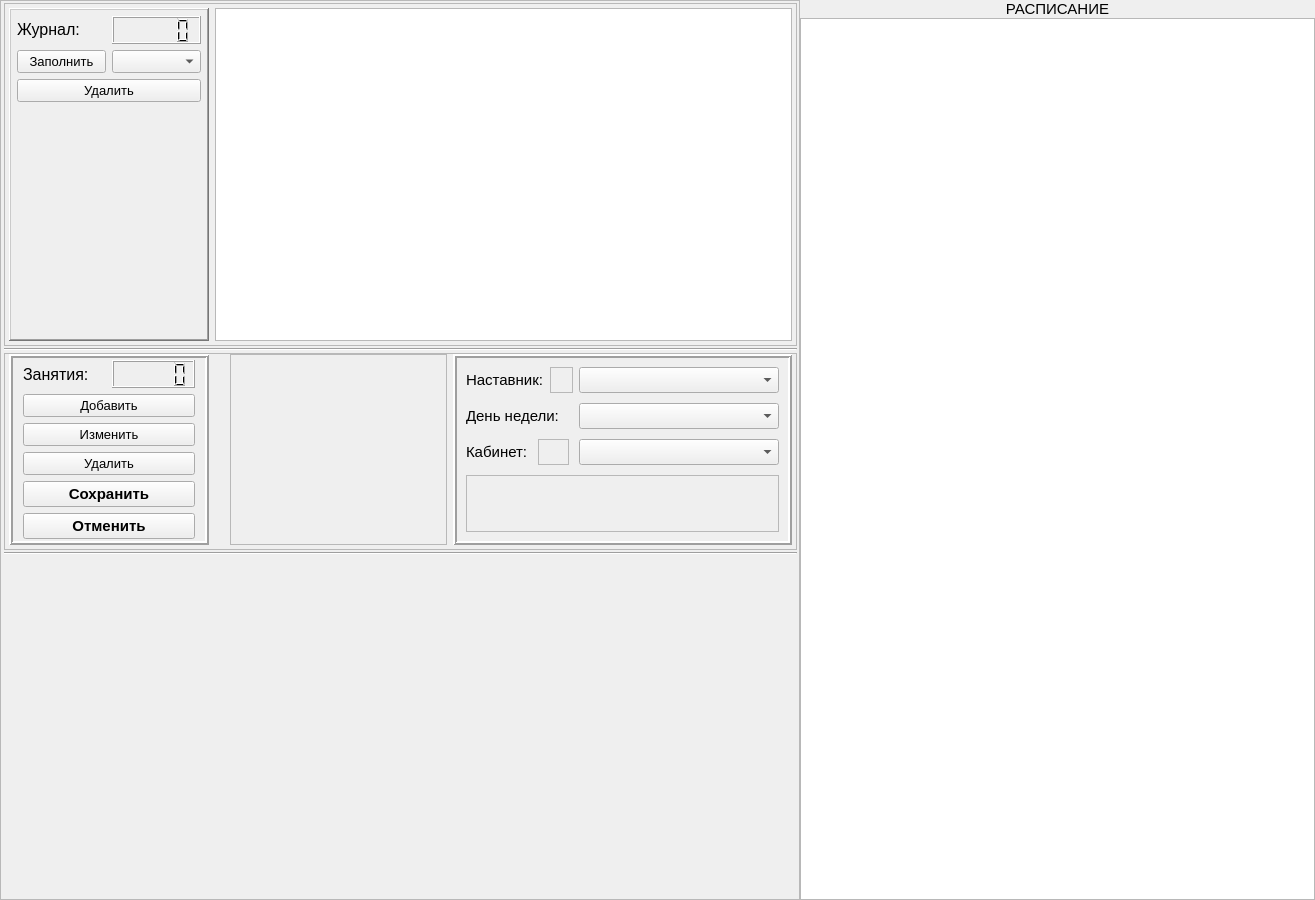
<?xml version="1.0" encoding="UTF-8"?>
<ui version="4.0">
 <class>tab4Form</class>
 <widget class="QWidget" name="tab4Form">
  <property name="geometry">
   <rect>
    <x>0</x>
    <y>0</y>
    <width>1315</width>
    <height>900</height>
   </rect>
  </property>
  <property name="sizePolicy">
   <sizepolicy hsizetype="Expanding" vsizetype="Expanding">
    <horstretch>0</horstretch>
    <verstretch>0</verstretch>
   </sizepolicy>
  </property>
  <property name="minimumSize">
   <size>
    <width>1200</width>
    <height>900</height>
   </size>
  </property>
  <property name="font">
   <font>
    <pointsize>10</pointsize>
   </font>
  </property>
  <property name="windowTitle">
   <string>Form</string>
  </property>
  <layout class="QHBoxLayout" name="horizontalLayout_2">
   <property name="spacing">
    <number>0</number>
   </property>
   <property name="leftMargin">
    <number>0</number>
   </property>
   <property name="topMargin">
    <number>0</number>
   </property>
   <property name="rightMargin">
    <number>0</number>
   </property>
   <property name="bottomMargin">
    <number>0</number>
   </property>
   <item>
    <widget class="QFrame" name="frame">
     <property name="sizePolicy">
      <sizepolicy hsizetype="Expanding" vsizetype="Preferred">
       <horstretch>0</horstretch>
       <verstretch>0</verstretch>
      </sizepolicy>
     </property>
     <property name="minimumSize">
      <size>
       <width>800</width>
       <height>0</height>
      </size>
     </property>
     <property name="font">
      <font>
       <pointsize>11</pointsize>
      </font>
     </property>
     <property name="frameShape">
      <enum>QFrame::StyledPanel</enum>
     </property>
     <property name="frameShadow">
      <enum>QFrame::Raised</enum>
     </property>
     <layout class="QVBoxLayout" name="verticalLayout_2">
      <property name="spacing">
       <number>2</number>
      </property>
      <property name="leftMargin">
       <number>3</number>
      </property>
      <property name="topMargin">
       <number>2</number>
      </property>
      <property name="rightMargin">
       <number>2</number>
      </property>
      <property name="bottomMargin">
       <number>0</number>
      </property>
      <item>
       <widget class="QFrame" name="frame_6">
        <property name="sizePolicy">
         <sizepolicy hsizetype="Preferred" vsizetype="Minimum">
          <horstretch>0</horstretch>
          <verstretch>0</verstretch>
         </sizepolicy>
        </property>
        <property name="minimumSize">
         <size>
          <width>0</width>
          <height>50</height>
         </size>
        </property>
        <property name="frameShape">
         <enum>QFrame::StyledPanel</enum>
        </property>
        <property name="frameShadow">
         <enum>QFrame::Raised</enum>
        </property>
        <layout class="QHBoxLayout" name="horizontalLayout_4">
         <property name="leftMargin">
          <number>4</number>
         </property>
         <property name="topMargin">
          <number>4</number>
         </property>
         <property name="rightMargin">
          <number>4</number>
         </property>
         <property name="bottomMargin">
          <number>4</number>
         </property>
         <item>
          <widget class="QFrame" name="frame_7">
           <property name="sizePolicy">
            <sizepolicy hsizetype="Fixed" vsizetype="Preferred">
             <horstretch>0</horstretch>
             <verstretch>0</verstretch>
            </sizepolicy>
           </property>
           <property name="minimumSize">
            <size>
             <width>200</width>
             <height>0</height>
            </size>
           </property>
           <property name="maximumSize">
            <size>
             <width>300</width>
             <height>999</height>
            </size>
           </property>
           <property name="frameShape">
            <enum>QFrame::WinPanel</enum>
           </property>
           <property name="frameShadow">
            <enum>QFrame::Raised</enum>
           </property>
           <property name="lineWidth">
            <number>2</number>
           </property>
           <property name="midLineWidth">
            <number>0</number>
           </property>
           <layout class="QVBoxLayout" name="verticalLayout_5">
            <property name="spacing">
             <number>6</number>
            </property>
            <property name="leftMargin">
             <number>6</number>
            </property>
            <property name="topMargin">
             <number>6</number>
            </property>
            <property name="rightMargin">
             <number>6</number>
            </property>
            <property name="bottomMargin">
             <number>2</number>
            </property>
            <item>
             <layout class="QHBoxLayout" name="horizontalLayout_7">
              <property name="topMargin">
               <number>0</number>
              </property>
              <item>
               <widget class="QLabel" name="label_8">
                <property name="sizePolicy">
                 <sizepolicy hsizetype="Preferred" vsizetype="Fixed">
                  <horstretch>0</horstretch>
                  <verstretch>0</verstretch>
                 </sizepolicy>
                </property>
                <property name="font">
                 <font>
                  <pointsize>12</pointsize>
                 </font>
                </property>
                <property name="cursor">
                 <cursorShape>CrossCursor</cursorShape>
                </property>
                <property name="mouseTracking">
                 <bool>true</bool>
                </property>
                <property name="toolTip">
                 <string/>
                </property>
                <property name="frameShape">
                 <enum>QFrame::NoFrame</enum>
                </property>
                <property name="frameShadow">
                 <enum>QFrame::Plain</enum>
                </property>
                <property name="text">
                 <string>Журнал:</string>
                </property>
                <property name="alignment">
                 <set>Qt::AlignLeading|Qt::AlignLeft|Qt::AlignVCenter</set>
                </property>
               </widget>
              </item>
              <item>
               <widget class="QLCDNumber" name="tab4_count_lcd_3">
                <property name="sizePolicy">
                 <sizepolicy hsizetype="Minimum" vsizetype="Fixed">
                  <horstretch>0</horstretch>
                  <verstretch>0</verstretch>
                 </sizepolicy>
                </property>
                <property name="minimumSize">
                 <size>
                  <width>0</width>
                  <height>28</height>
                 </size>
                </property>
               </widget>
              </item>
             </layout>
            </item>
            <item>
             <layout class="QHBoxLayout" name="horizontalLayout_5">
              <property name="topMargin">
               <number>0</number>
              </property>
              <item>
               <widget class="QPushButton" name="tab4_add_btn_3">
                <property name="font">
                 <font>
                  <pointsize>10</pointsize>
                 </font>
                </property>
                <property name="text">
                 <string>Заполнить</string>
                </property>
               </widget>
              </item>
              <item>
               <widget class="QComboBox" name="tab4_lmonts">
                <property name="font">
                 <font>
                  <pointsize>10</pointsize>
                 </font>
                </property>
               </widget>
              </item>
             </layout>
            </item>
            <item>
             <layout class="QHBoxLayout" name="horizontalLayout_6">
              <property name="topMargin">
               <number>0</number>
              </property>
              <item>
               <widget class="QPushButton" name="pushButton">
                <property name="font">
                 <font>
                  <pointsize>10</pointsize>
                 </font>
                </property>
                <property name="text">
                 <string>Удалить</string>
                </property>
               </widget>
              </item>
             </layout>
            </item>
            <item>
             <widget class="QLabel" name="label_7">
              <property name="sizePolicy">
               <sizepolicy hsizetype="Preferred" vsizetype="Expanding">
                <horstretch>0</horstretch>
                <verstretch>0</verstretch>
               </sizepolicy>
              </property>
              <property name="text">
               <string/>
              </property>
             </widget>
            </item>
           </layout>
          </widget>
         </item>
         <item>
          <layout class="QVBoxLayout" name="tab4_rasp_user">
           <property name="spacing">
            <number>2</number>
           </property>
           <item>
            <widget class="QTableView" name="tableView"/>
           </item>
          </layout>
         </item>
        </layout>
       </widget>
      </item>
      <item>
       <widget class="Line" name="line_5">
        <property name="orientation">
         <enum>Qt::Horizontal</enum>
        </property>
       </widget>
      </item>
      <item>
       <widget class="QFrame" name="frame_2">
        <property name="sizePolicy">
         <sizepolicy hsizetype="Expanding" vsizetype="Preferred">
          <horstretch>0</horstretch>
          <verstretch>0</verstretch>
         </sizepolicy>
        </property>
        <property name="maximumSize">
         <size>
          <width>16777215</width>
          <height>16777215</height>
         </size>
        </property>
        <property name="frameShape">
         <enum>QFrame::StyledPanel</enum>
        </property>
        <property name="frameShadow">
         <enum>QFrame::Raised</enum>
        </property>
        <layout class="QHBoxLayout" name="horizontalLayout_3">
         <property name="leftMargin">
          <number>4</number>
         </property>
         <property name="topMargin">
          <number>0</number>
         </property>
         <property name="rightMargin">
          <number>4</number>
         </property>
         <property name="bottomMargin">
          <number>4</number>
         </property>
         <item>
          <layout class="QHBoxLayout" name="horizontalLayout">
           <item>
            <widget class="QFrame" name="frame_3">
             <property name="sizePolicy">
              <sizepolicy hsizetype="Fixed" vsizetype="Preferred">
               <horstretch>0</horstretch>
               <verstretch>0</verstretch>
              </sizepolicy>
             </property>
             <property name="minimumSize">
              <size>
               <width>200</width>
               <height>0</height>
              </size>
             </property>
             <property name="maximumSize">
              <size>
               <width>200</width>
               <height>1000</height>
              </size>
             </property>
             <property name="layoutDirection">
              <enum>Qt::LeftToRight</enum>
             </property>
             <property name="frameShape">
              <enum>QFrame::Box</enum>
             </property>
             <property name="frameShadow">
              <enum>QFrame::Raised</enum>
             </property>
             <property name="lineWidth">
              <number>2</number>
             </property>
             <property name="midLineWidth">
              <number>0</number>
             </property>
             <layout class="QVBoxLayout" name="verticalLayout_3">
              <property name="leftMargin">
               <number>10</number>
              </property>
              <property name="topMargin">
               <number>2</number>
              </property>
              <property name="rightMargin">
               <number>10</number>
              </property>
              <property name="bottomMargin">
               <number>2</number>
              </property>
              <item>
               <layout class="QHBoxLayout" name="horizontalLayout_8">
                <property name="topMargin">
                 <number>0</number>
                </property>
                <item>
                 <widget class="QLabel" name="label_3">
                  <property name="font">
                   <font>
                    <pointsize>12</pointsize>
                   </font>
                  </property>
                  <property name="cursor">
                   <cursorShape>CrossCursor</cursorShape>
                  </property>
                  <property name="mouseTracking">
                   <bool>true</bool>
                  </property>
                  <property name="toolTip">
                   <string/>
                  </property>
                  <property name="frameShape">
                   <enum>QFrame::NoFrame</enum>
                  </property>
                  <property name="frameShadow">
                   <enum>QFrame::Plain</enum>
                  </property>
                  <property name="text">
                   <string>Занятия:</string>
                  </property>
                  <property name="alignment">
                   <set>Qt::AlignLeading|Qt::AlignLeft|Qt::AlignVCenter</set>
                  </property>
                 </widget>
                </item>
                <item>
                 <widget class="QLCDNumber" name="tab4_count_lcd">
                  <property name="sizePolicy">
                   <sizepolicy hsizetype="Preferred" vsizetype="Fixed">
                    <horstretch>0</horstretch>
                    <verstretch>0</verstretch>
                   </sizepolicy>
                  </property>
                  <property name="minimumSize">
                   <size>
                    <width>0</width>
                    <height>28</height>
                   </size>
                  </property>
                  <property name="maximumSize">
                   <size>
                    <width>16777215</width>
                    <height>16777215</height>
                   </size>
                  </property>
                 </widget>
                </item>
               </layout>
              </item>
              <item>
               <widget class="QPushButton" name="tab4_add_btn">
                <property name="font">
                 <font>
                  <pointsize>10</pointsize>
                 </font>
                </property>
                <property name="text">
                 <string>Добавить</string>
                </property>
                <attribute name="buttonGroup">
                 <string notr="true">tab4_btn_group</string>
                </attribute>
               </widget>
              </item>
              <item>
               <widget class="QPushButton" name="tab4_edit_btn">
                <property name="font">
                 <font>
                  <pointsize>10</pointsize>
                 </font>
                </property>
                <property name="text">
                 <string>Изменить</string>
                </property>
                <attribute name="buttonGroup">
                 <string notr="true">tab4_btn_group</string>
                </attribute>
               </widget>
              </item>
              <item>
               <widget class="QPushButton" name="tab4_del_btn">
                <property name="font">
                 <font>
                  <pointsize>10</pointsize>
                 </font>
                </property>
                <property name="text">
                 <string>Удалить</string>
                </property>
                <attribute name="buttonGroup">
                 <string notr="true">tab4_btn_group</string>
                </attribute>
               </widget>
              </item>
              <item>
               <widget class="QPushButton" name="tab4_commit_btn">
                <property name="font">
                 <font>
                  <pointsize>11</pointsize>
                  <weight>75</weight>
                  <bold>true</bold>
                 </font>
                </property>
                <property name="text">
                 <string>Сохранить</string>
                </property>
                <attribute name="buttonGroup">
                 <string notr="true">tab4_btn_group</string>
                </attribute>
               </widget>
              </item>
              <item>
               <widget class="QPushButton" name="tab4_rollback_btn">
                <property name="font">
                 <font>
                  <pointsize>11</pointsize>
                  <weight>75</weight>
                  <bold>true</bold>
                 </font>
                </property>
                <property name="text">
                 <string>Отменить</string>
                </property>
                <attribute name="buttonGroup">
                 <string notr="true">tab4_btn_group</string>
                </attribute>
               </widget>
              </item>
             </layout>
            </widget>
           </item>
           <item>
            <layout class="QGridLayout" name="tab4_edit_layout">
             <property name="bottomMargin">
              <number>10</number>
             </property>
             <item row="0" column="0">
              <widget class="QLabel" name="label">
               <property name="sizePolicy">
                <sizepolicy hsizetype="Preferred" vsizetype="Preferred">
                 <horstretch>0</horstretch>
                 <verstretch>0</verstretch>
                </sizepolicy>
               </property>
               <property name="text">
                <string/>
               </property>
              </widget>
             </item>
            </layout>
           </item>
          </layout>
         </item>
         <item>
          <widget class="QFrame" name="frame_5">
           <property name="sizePolicy">
            <sizepolicy hsizetype="Expanding" vsizetype="Preferred">
             <horstretch>0</horstretch>
             <verstretch>0</verstretch>
            </sizepolicy>
           </property>
           <property name="frameShape">
            <enum>QFrame::StyledPanel</enum>
           </property>
           <property name="frameShadow">
            <enum>QFrame::Raised</enum>
           </property>
          </widget>
         </item>
         <item>
          <layout class="QVBoxLayout" name="filtersLayout">
           <item>
            <widget class="QFrame" name="frame_4">
             <property name="sizePolicy">
              <sizepolicy hsizetype="Minimum" vsizetype="Preferred">
               <horstretch>0</horstretch>
               <verstretch>0</verstretch>
              </sizepolicy>
             </property>
             <property name="minimumSize">
              <size>
               <width>320</width>
               <height>0</height>
              </size>
             </property>
             <property name="frameShape">
              <enum>QFrame::Box</enum>
             </property>
             <property name="frameShadow">
              <enum>QFrame::Raised</enum>
             </property>
             <property name="lineWidth">
              <number>2</number>
             </property>
             <layout class="QVBoxLayout" name="verticalLayout_4">
              <property name="spacing">
               <number>10</number>
              </property>
              <property name="leftMargin">
               <number>9</number>
              </property>
              <property name="topMargin">
               <number>9</number>
              </property>
              <property name="rightMargin">
               <number>9</number>
              </property>
              <property name="bottomMargin">
               <number>9</number>
              </property>
              <item>
               <layout class="QHBoxLayout" name="horizontalLayout_11">
                <property name="spacing">
                 <number>6</number>
                </property>
                <item>
                 <widget class="QLabel" name="label_2">
                  <property name="sizePolicy">
                   <sizepolicy hsizetype="Fixed" vsizetype="Fixed">
                    <horstretch>0</horstretch>
                    <verstretch>0</verstretch>
                   </sizepolicy>
                  </property>
                  <property name="text">
                   <string>Наставник:</string>
                  </property>
                  <property name="alignment">
                   <set>Qt::AlignLeading|Qt::AlignLeft|Qt::AlignTop</set>
                  </property>
                 </widget>
                </item>
                <item>
                 <widget class="QFrame" name="frame_9">
                  <property name="frameShape">
                   <enum>QFrame::StyledPanel</enum>
                  </property>
                  <property name="frameShadow">
                   <enum>QFrame::Raised</enum>
                  </property>
                 </widget>
                </item>
                <item>
                 <widget class="QComboBox" name="flt_user">
                  <property name="sizePolicy">
                   <sizepolicy hsizetype="Fixed" vsizetype="Fixed">
                    <horstretch>0</horstretch>
                    <verstretch>0</verstretch>
                   </sizepolicy>
                  </property>
                  <property name="minimumSize">
                   <size>
                    <width>200</width>
                    <height>0</height>
                   </size>
                  </property>
                 </widget>
                </item>
               </layout>
              </item>
              <item>
               <layout class="QHBoxLayout" name="horizontalLayout_10">
                <item>
                 <widget class="QLabel" name="label_4">
                  <property name="sizePolicy">
                   <sizepolicy hsizetype="Fixed" vsizetype="Fixed">
                    <horstretch>0</horstretch>
                    <verstretch>0</verstretch>
                   </sizepolicy>
                  </property>
                  <property name="text">
                   <string>День недели:</string>
                  </property>
                  <property name="alignment">
                   <set>Qt::AlignLeading|Qt::AlignLeft|Qt::AlignTop</set>
                  </property>
                 </widget>
                </item>
                <item>
                 <widget class="QFrame" name="frame_10">
                  <property name="frameShape">
                   <enum>QFrame::StyledPanel</enum>
                  </property>
                  <property name="frameShadow">
                   <enum>QFrame::Raised</enum>
                  </property>
                 </widget>
                </item>
                <item>
                 <widget class="QComboBox" name="flt_day">
                  <property name="sizePolicy">
                   <sizepolicy hsizetype="Fixed" vsizetype="Fixed">
                    <horstretch>0</horstretch>
                    <verstretch>0</verstretch>
                   </sizepolicy>
                  </property>
                  <property name="minimumSize">
                   <size>
                    <width>200</width>
                    <height>0</height>
                   </size>
                  </property>
                 </widget>
                </item>
               </layout>
              </item>
              <item>
               <layout class="QHBoxLayout" name="horizontalLayout_9">
                <item>
                 <widget class="QLabel" name="label_5">
                  <property name="sizePolicy">
                   <sizepolicy hsizetype="Fixed" vsizetype="Fixed">
                    <horstretch>0</horstretch>
                    <verstretch>0</verstretch>
                   </sizepolicy>
                  </property>
                  <property name="text">
                   <string>Кабинет:</string>
                  </property>
                  <property name="alignment">
                   <set>Qt::AlignLeading|Qt::AlignLeft|Qt::AlignTop</set>
                  </property>
                 </widget>
                </item>
                <item>
                 <widget class="QFrame" name="frame_11">
                  <property name="frameShape">
                   <enum>QFrame::StyledPanel</enum>
                  </property>
                  <property name="frameShadow">
                   <enum>QFrame::Raised</enum>
                  </property>
                 </widget>
                </item>
                <item>
                 <widget class="QComboBox" name="flt_kab">
                  <property name="sizePolicy">
                   <sizepolicy hsizetype="Fixed" vsizetype="Fixed">
                    <horstretch>0</horstretch>
                    <verstretch>0</verstretch>
                   </sizepolicy>
                  </property>
                  <property name="minimumSize">
                   <size>
                    <width>200</width>
                    <height>0</height>
                   </size>
                  </property>
                 </widget>
                </item>
               </layout>
              </item>
              <item>
               <widget class="QFrame" name="frame_8">
                <property name="sizePolicy">
                 <sizepolicy hsizetype="Preferred" vsizetype="Preferred">
                  <horstretch>0</horstretch>
                  <verstretch>0</verstretch>
                 </sizepolicy>
                </property>
                <property name="frameShape">
                 <enum>QFrame::StyledPanel</enum>
                </property>
                <property name="frameShadow">
                 <enum>QFrame::Raised</enum>
                </property>
               </widget>
              </item>
             </layout>
            </widget>
           </item>
          </layout>
         </item>
        </layout>
       </widget>
      </item>
      <item>
       <widget class="Line" name="line_4">
        <property name="orientation">
         <enum>Qt::Horizontal</enum>
        </property>
       </widget>
      </item>
      <item>
       <layout class="QHBoxLayout" name="h_layout_table">
        <property name="spacing">
         <number>2</number>
        </property>
        <property name="leftMargin">
         <number>1</number>
        </property>
        <property name="topMargin">
         <number>10</number>
        </property>
        <item>
         <widget class="QLabel" name="label_9">
          <property name="sizePolicy">
           <sizepolicy hsizetype="Preferred" vsizetype="Expanding">
            <horstretch>0</horstretch>
            <verstretch>0</verstretch>
           </sizepolicy>
          </property>
          <property name="text">
           <string/>
          </property>
         </widget>
        </item>
       </layout>
      </item>
     </layout>
    </widget>
   </item>
   <item>
    <layout class="QVBoxLayout" name="verticalLayout">
     <property name="leftMargin">
      <number>0</number>
     </property>
     <item>
      <widget class="QLabel" name="label_6">
       <property name="font">
        <font>
         <pointsize>11</pointsize>
         <weight>50</weight>
         <bold>false</bold>
        </font>
       </property>
       <property name="text">
        <string>РАСПИСАНИЕ</string>
       </property>
       <property name="alignment">
        <set>Qt::AlignCenter</set>
       </property>
      </widget>
     </item>
     <item>
      <widget class="QTableView" name="tab4_rasp_view">
       <property name="sizePolicy">
        <sizepolicy hsizetype="Expanding" vsizetype="MinimumExpanding">
         <horstretch>0</horstretch>
         <verstretch>0</verstretch>
        </sizepolicy>
       </property>
       <property name="minimumSize">
        <size>
         <width>400</width>
         <height>0</height>
        </size>
       </property>
       <property name="maximumSize">
        <size>
         <width>600</width>
         <height>16777215</height>
        </size>
       </property>
       <property name="font">
        <font>
         <pointsize>10</pointsize>
        </font>
       </property>
      </widget>
     </item>
    </layout>
   </item>
  </layout>
 </widget>
 <resources/>
 <connections/>
 <buttongroups>
  <buttongroup name="tab4_btn_group"/>
 </buttongroups>
</ui>
